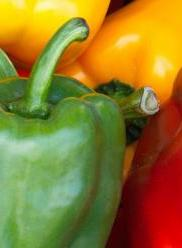
#> input picture Xử lý ảnh/Tuần 4/pepper.jpg, 182 x 248 px, found by its file name
$ jupyter execute Filters.ipynb   (shell and % lines are left out)
#> lines starting #> are read from the running program, lines starting #| are printed output that depends on the picture
<a href="https://colab.research.google.com/github/kingkong135/Viblo/blob/master/X%E1%BB%AD%20l%C3%BD%20%E1%BA%A3nh/Tu%E1%BA%A7n%204/Filters.ipynb" target="_parent"></a>

[cell 1]
from google.colab import drive
drive.mount('/content/drive')

[cell 2]
root_path = "drive/My Drive/Colab Notebooks/image processing/week 4/"

[cell 3]
import cv2
import numpy as np
import matplotlib.pyplot as plt
from scipy import signal

[cell 4]
plt.rcParams['figure.figsize'] = [8,6]

[cell 5]
image = cv2.imread(root_path + "pepper.jpg")
#> image is the input picture: shape (248, 182, 3); mean B, G, R 44.1, 121.3, 144.7
plt.imshow(image[:,:,::-1])
plt.axis("off")

[cell 6]
def rgb_filter(image, kernel, mode='full', boundary='fill'):
#> called with mode = 'full', boundary = 'fill'
    b,g,r = cv2.split(image)
    b = signal.correlate2d(b, kernel, mode=mode, boundary=boundary)
#> b: shape (268, 202)
    g = signal.correlate2d(g, kernel, mode=mode, boundary=boundary)
#> g: shape (268, 202)
    r = signal.correlate2d(r, kernel, mode=mode, boundary=boundary)
#> r: shape (268, 202)
    output = cv2.merge([b,g,r])
    return output

[cell 7]
# make a kernel
kernel = np.zeros((21,21), dtype = 'uint8')
kernel[10,10] = 1

# do cross corrlation
fimage = rgb_filter(image, kernel, mode='full', boundary='fill')

#check the size of image
print("Original shape: ", image.shape)
#| Original shape:  (248, 182, 3)
print("Filtered shape: ", fimage.shape)
#| Filtered shape:  (268, 202, 3)

# view the image
plt.subplot(1, 2, 1); plt.imshow(image[:,:,::-1]); plt.axis("off")
plt.subplot(1, 2, 2); plt.imshow(fimage[:,:,::-1]); plt.axis("off")

[cell 8]
#do cross correlation
fimage = rgb_filter(image, kernel, mode='full', boundary='wrap')

#check the size of image
print("Original shape: ", image.shape)
#| Original shape:  (248, 182, 3)
print("Filtered shape: ", fimage.shape)
#| Filtered shape:  (268, 202, 3)

#view the image
plt.subplot(1, 2, 1); plt.imshow(image[:,:,::-1]); plt.axis("off")
plt.subplot(1, 2, 2); plt.imshow(fimage[:,:,::-1]); plt.axis("off")

[cell 9]
#symmetry boundary
fimage = rgb_filter(image, kernel, mode='full', boundary='symm')
#> call 3 of rgb_filter, with mode = 'full', boundary = 'symm'
#> in rgb_filter (call 3), `b = signal.correlate2d(b, kernel, mode=mode, boundary=boundary)`:
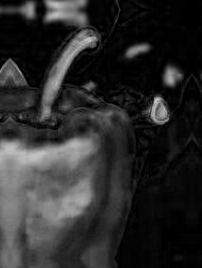
#> b: shape (268, 202); min 0, max 206, mean 43.4
#> in rgb_filter (call 3), `g = signal.correlate2d(g, kernel, mode=mode, boundary=boundary)`:
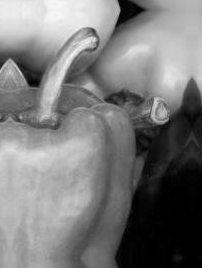
#> g: shape (268, 202); min 0, max 247, mean 121.4
#> in rgb_filter (call 3), `r = signal.correlate2d(r, kernel, mode=mode, boundary=boundary)`:
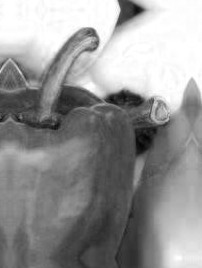
#> r: shape (268, 202); min 4, max 255, mean 148.9

#check the size of image
print("Original shape: ", image.shape)
#| Original shape:  (248, 182, 3)
print("Filtered shape: ", fimage.shape)
#| Filtered shape:  (268, 202, 3)

#view the image
plt.subplot(1, 2, 1); plt.imshow(image[:,:,::-1]); plt.axis("off")
plt.subplot(1, 2, 2); plt.imshow(fimage[:,:,::-1]); plt.axis("off")

[cell 10]
#valid filtering
fimage = rgb_filter(image, kernel, mode='valid', boundary='fill')
#> call 4 of rgb_filter, with mode = 'valid', boundary = 'fill'
#> in rgb_filter (call 4), `b = signal.correlate2d(b, kernel, mode=mode, boundary=boundary)`:
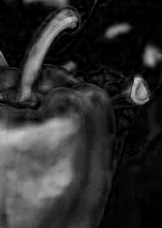
#> b: shape (228, 162); min 0, max 206, mean 44.9
#> in rgb_filter (call 4), `g = signal.correlate2d(g, kernel, mode=mode, boundary=boundary)`:
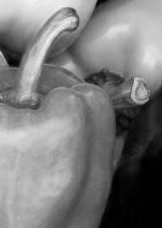
#> g: shape (228, 162); min 0, max 245, mean 121.5
#> in rgb_filter (call 4), `r = signal.correlate2d(r, kernel, mode=mode, boundary=boundary)`:
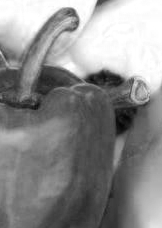
#> r: shape (228, 162); min 4, max 255, mean 139.9
#> in rgb_filter (call 4), `output = cv2.merge([b,g,r])`:
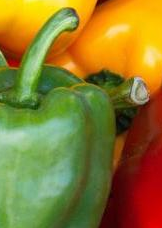
#> output: shape (228, 162, 3); mean B, G, R 44.9, 121.5, 139.9

#check the size of image
print("Original shape: ", image.shape)
#| Original shape:  (248, 182, 3)
print("Filtered shape: ", fimage.shape)  ##should decrease
#| Filtered shape:  (228, 162, 3)

#view the image
plt.subplot(1, 2, 1); plt.imshow(image[:,:,::-1]); plt.axis("off")
plt.subplot(1, 2, 2); plt.imshow(fimage[:,:,::-1]); plt.axis("off")

[cell 11]
#same filtering
fimage = rgb_filter(image, kernel, mode='same', boundary='fill')

#check the size of image
print("Original shape: ", image.shape)
#| Original shape:  (248, 182, 3)
print("Filtered shape: ", fimage.shape)  ##equal
#| Filtered shape:  (248, 182, 3)

#view the image
plt.subplot(1, 2, 1); plt.imshow(image[:,:,::-1]); plt.axis("off")
plt.subplot(1, 2, 2); plt.imshow(fimage[:,:,::-1]); plt.axis("off")

# Using opencv

[cell 12]
fimage = cv2.filter2D(image, -1, kernel, cv2.BORDER_DEFAULT)

#check the size of image
print("Original shape: ", image.shape)
#| Original shape:  (248, 182, 3)
print("Filtered shape: ", fimage.shape)
#| Filtered shape:  (248, 182, 3)

# view the image
plt.subplot(1, 2, 1); plt.imshow(image[:,:,::-1]); plt.axis('off')
plt.subplot(1, 2, 2); plt.imshow(fimage[:,:,::-1]); plt.axis('off')

# Averaging

[cell 13]
kernel = 1/9 * np.array([
               [1, 1, 1],
               [1, 1, 1],
               [1, 1, 1]
])

# averaging for a smoothing effect
fimage = cv2.filter2D(image, -1, kernel)
plt.subplot(1, 2, 1); plt.imshow(image[:,:,::-1]); plt.axis("off")
plt.subplot(1, 2, 2); plt.imshow(fimage[:,:,::-1]); plt.axis("off")

# Gaussian Filtering

[cell 14]
#a gaussian kernel

kernel = 1/12 * np.array([
                [1, 2, 1],
                [2, 4, 2],
                [1, 2, 1]
])

#averaging for a smoothing effect
fimage = cv2.filter2D(image, -1, kernel)
plt.subplot(1, 2, 1); plt.imshow(image[:,:,::-1]); plt.axis("off")
plt.subplot(1, 2, 2); plt.imshow(fimage[:,:,::-1]); plt.axis("off")

[cell 15]
#or using GaussianBlur

fimage = cv2.GaussianBlur(image, (3,3), 0) #image, kernel size, sigma
plt.subplot(1, 2, 1); plt.imshow(image[:,:,::-1]); plt.axis("off")
plt.subplot(1, 2, 2); plt.imshow(fimage[:,:,::-1]); plt.axis("off")

[cell 16]
fimage = cv2.GaussianBlur(image, (5, 5), 0) #image, kernel size, sigma
plt.subplot(1, 2, 1); plt.imshow(image[:,:,::-1]); plt.axis("off")
plt.subplot(1, 2, 2); plt.imshow(fimage[:,:,::-1]); plt.axis("off")

[cell 17]
fimage = cv2.GaussianBlur(image, (21,21), 0) #image, kernel size, sigma
plt.subplot(1, 2, 1); plt.imshow(image[:,:,::-1]); plt.axis("off")
plt.subplot(1, 2, 2); plt.imshow(fimage[:,:,::-1]); plt.axis("off")

[cell 18]
fimage = cv2.GaussianBlur(image, (21, 21), 20) #image, kernel size, sigma
plt.subplot(1, 2, 1); plt.imshow(image[:,:,::-1]); plt.axis("off")
plt.subplot(1, 2, 2); plt.imshow(fimage[:,:,::-1]); plt.axis("off")

# Median filtering

[cell 19]
fimage = cv2.medianBlur(image, 5) #image, kernel size
plt.subplot(1, 2, 1); plt.imshow(image[:,:,::-1]); plt.axis("off")
plt.subplot(1, 2, 2); plt.imshow(fimage[:,:,::-1]); plt.axis("off")

[cell 20]
fimage = cv2.medianBlur(image, 21) #image, kernel size
plt.subplot(1, 2, 1); plt.imshow(image[:,:,::-1]); plt.axis("off")
plt.subplot(1, 2, 2); plt.imshow(fimage[:,:,::-1]); plt.axis("off")

[cell 21]
fimage = cv2.medianBlur(image, 45) #image, kernel size
plt.subplot(1, 2, 1); plt.imshow(image[:,:,::-1]); plt.axis("off")
plt.subplot(1, 2, 2); plt.imshow(fimage[:,:,::-1]); plt.axis("off")
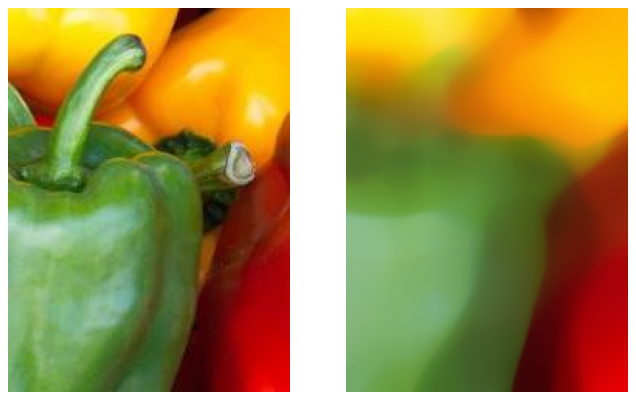
#> figure drawn by matplotlib, 2 panels

# Unsharp masking

$dst = \alpha \cdot src1 + \beta \cdot src2 + \gamma$

Where `src2` is a blurred image

[cell 22]
blur = cv2.GaussianBlur(image, (7,7), 3.0)
fimage = cv2.addWeighted(image, 1.7, blur, -0.5, 0)
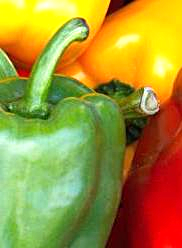
#> fimage: shape (248, 182, 3); mean B, G, R 53.2, 144.5, 163.4
# fimage = image * 1.7 - 0.5 * blur + 0
plt.subplot(1, 3, 1); plt.imshow(image[:,:,::-1]); plt.axis("off"); plt.title("original")
plt.subplot(1, 3, 2); plt.imshow(blur[:,:,::-1]); plt.axis("off"); plt.title("blur (unsharp mask)")
plt.subplot(1, 3, 3); plt.imshow(fimage[:,:,::-1]); plt.axis("off"); plt.title("sharpen")
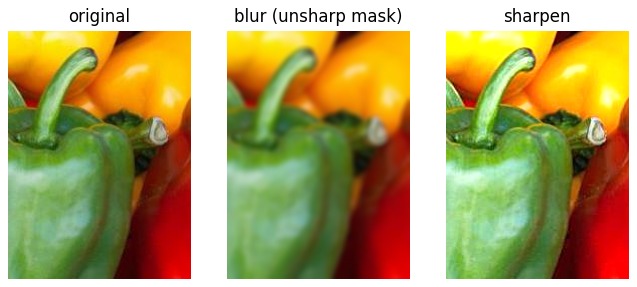
#> figure drawn by matplotlib, 3 panels

## Arbitrary filters

[cell 23]
#a gaussian kernel

kernel = np.random.rand(5,5)
kernel = kernel/sum(kernel.ravel())

#averaging for a smoothing effect
fimage = cv2.filter2D(image, -1, kernel)
plt.subplot(1, 2, 1); plt.imshow(image[:,:,::-1]); plt.axis("off")
plt.subplot(1, 2, 2); plt.imshow(fimage[:,:,::-1]); plt.axis("off")
